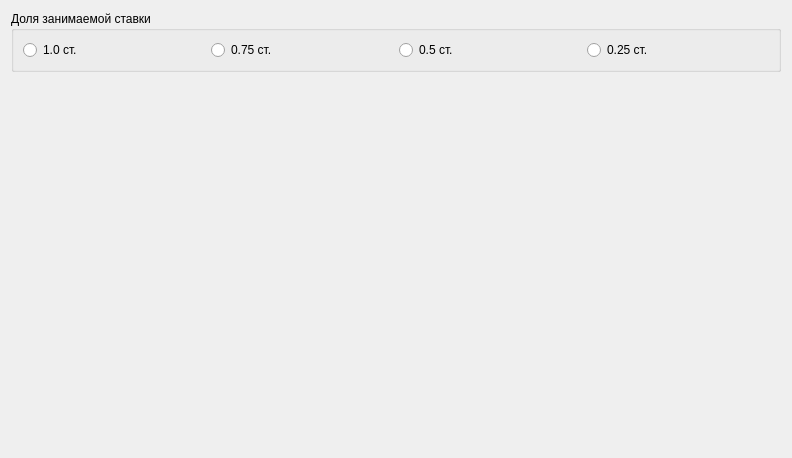
<?xml version="1.0" encoding="UTF-8"?>
<ui version="4.0">
 <class>TotalTime</class>
 <widget class="QWidget" name="TotalTime">
  <property name="geometry">
   <rect>
    <x>0</x>
    <y>0</y>
    <width>792</width>
    <height>458</height>
   </rect>
  </property>
  <property name="windowTitle">
   <string>Form</string>
  </property>
  <layout class="QVBoxLayout" name="verticalLayout">
   <item>
    <widget class="QGroupBox" name="groupBox_2">
     <property name="title">
      <string>Доля занимаемой ставки</string>
     </property>
     <layout class="QHBoxLayout" name="horizontalLayout_3">
      <item>
       <widget class="QRadioButton" name="rb_fullTime">
        <property name="text">
         <string>1.0 ст.</string>
        </property>
       </widget>
      </item>
      <item>
       <widget class="QRadioButton" name="rb_threeQuaters">
        <property name="text">
         <string>0.75 ст.</string>
        </property>
       </widget>
      </item>
      <item>
       <widget class="QRadioButton" name="rb_halfTime">
        <property name="text">
         <string>0.5 ст.</string>
        </property>
       </widget>
      </item>
      <item>
       <widget class="QRadioButton" name="rb_quaterTime">
        <property name="text">
         <string>0.25 ст.</string>
        </property>
       </widget>
      </item>
     </layout>
    </widget>
   </item>
   <item>
    <spacer name="verticalSpacer">
     <property name="orientation">
      <enum>Qt::Vertical</enum>
     </property>
     <property name="sizeHint" stdset="0">
      <size>
       <width>20</width>
       <height>364</height>
      </size>
     </property>
    </spacer>
   </item>
  </layout>
 </widget>
 <resources/>
 <connections/>
</ui>
